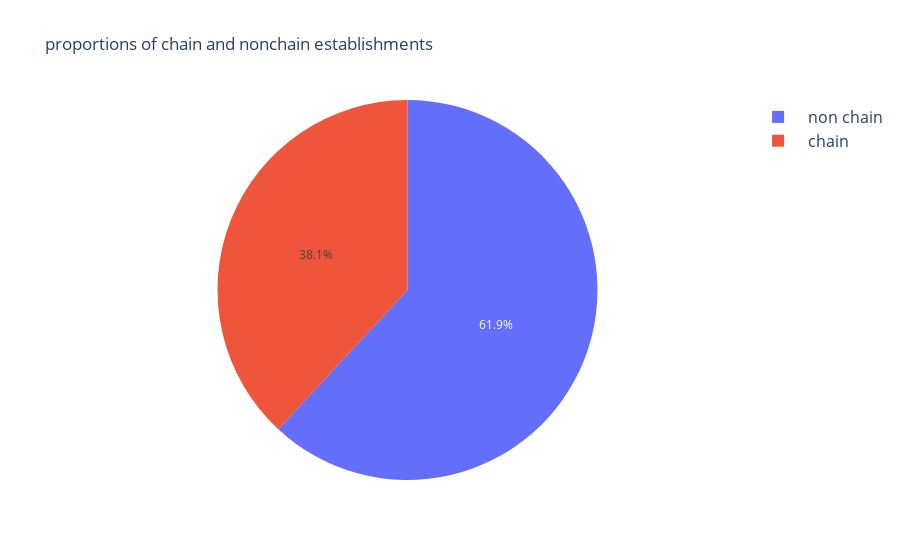

The code cell stored with this chart in its notebook:
### Markdown cell above
**Investigate the proportions of chain and nonchain establishments**

### Code cell
chain_options = ["non chain","chain"]
chain_option_count =[len(rest_data[rest_data["chain"]==False]),len(rest_data[rest_data["chain"]==True])]
chain_option_df = pd.DataFrame({"option":chain_options,"count":chain_option_count})
figure = px.pie(chain_option_df,values="count",names="option",title=" proportions of chain and nonchain establishments")
figure.update_layout(legend_itemwidth=50,legend_font_size=16)
figure.show()

### Figure 1 — Plotly figure (JSON) as saved in the notebook; plotly's stock layout.template omitted (floating-point values rounded to 4 significant figures)
{"data": [{"domain": {"x": [0, 1], "y": [0, 1]}, "hovertemplate": "option=%{label}<br>count=%{value}<extra></extra>", "labels": ["non chain", "chain"], "legendgroup": "", "name": "", "showlegend": true, "type": "pie", "values": [5972, 3676]}], "layout": {"legend": {"font": {"size": 16}, "itemwidth": 50, "tracegroupgap": 0}, "title": {"text": " proportions of chain and nonchain establishments"}}}
